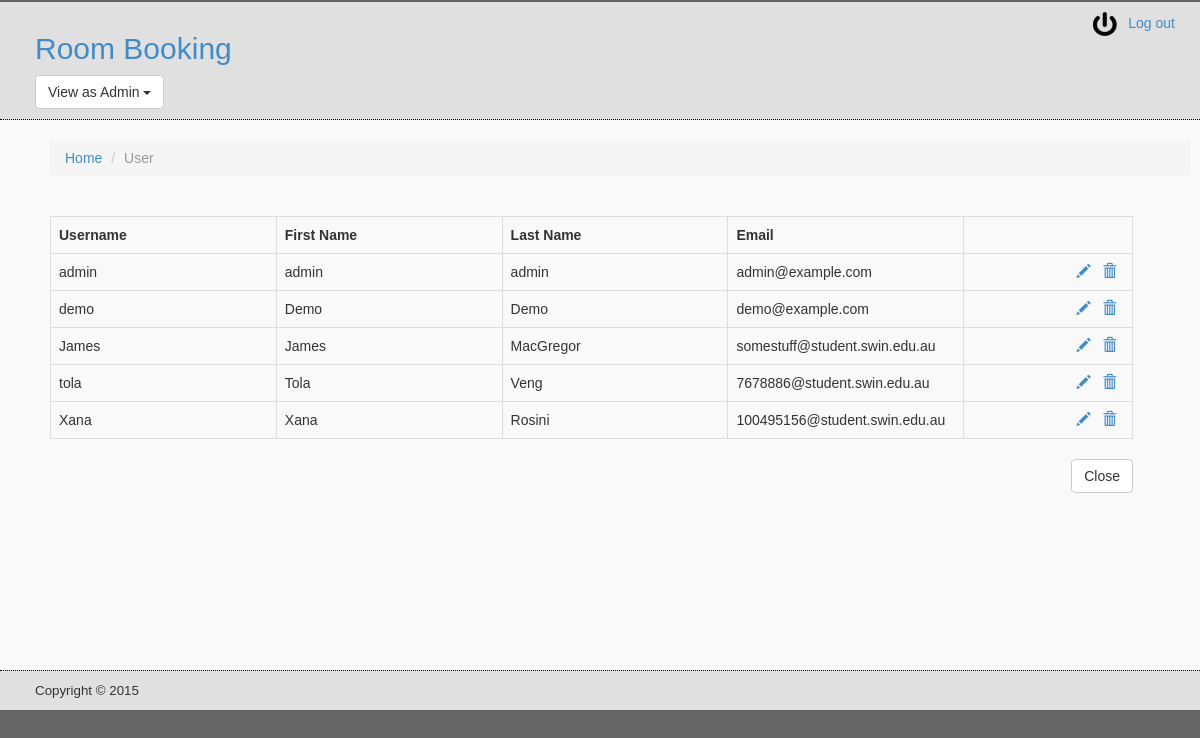
The page /PHP/admin-user.php (signed in) on the database its author committed.
### tables this page shows
CREATE TABLE `tb_user` (
  `user_id` tinyint(3) unsigned NOT NULL AUTO_INCREMENT,
  `username` varchar(32) DEFAULT NULL,
  `firstname` varchar(16) DEFAULT NULL,
  `lastname` varchar(16) DEFAULT NULL,
  `email` varchar(64) DEFAULT NULL,
  `password` varchar(32) DEFAULT NULL,
  `type` tinyint(1) DEFAULT NULL COMMENT '1 is admin',
  PRIMARY KEY (`user_id`)
);

### PHP/dbhandler.php (called while the page is built, shortened)
<?php
class dbhandler{
	private $connection, $host, $dbName, $user, $pass;
	public function __construct($dbName){
		$this->host = "localhost";
		$this->dbName = "roombooking";
		$this->user = "root";
		$this->pass = "";
	}
	private function connect(){
		try{
			$this->connection = new PDO("mysql:host=".$this->host.";dbname=".$this->dbName,$this->user,$this->pass);
			$this->connection->setAttribute(PDO::ATTR_ERRMODE, PDO::ERRMODE_SILENT);
			return true;
		}catch(PDOException $e){
			$this->error = $e->getMessage();
			$this->connection = null;
			return false;
		}
	}
	public function selectQuery($sql){
		$data = array();
		$this->sql = $sql;
		$query = $this->connection->query($this->sql);
		if($query==false){
			$errInfo = $this->connection->errorInfo();
			$this->error = $errInfo[2];
		}else{
			while($record = $query->fetch(PDO::FETCH_ASSOC)){
				array_push($data,$record);
			}
		}
		return $data;
	}
}
?>

### PHP/admin-user.php (the view, shortened to what this page needs)
<?php
require_once('dbhandler.php');
$db = new dbhandler('roombooking');
?>
<?php
include('header.php');
?>
<div class="container">
	<ol class="breadcrumb">
		<li><a href="admin.php">Home</a></li>
		<li class="active">User</li>
	</ol>
	<br>
	<table class="table table-striped table-bordered table-hover"  style="width:95%">
		<tr>
			<th style="width:20%;">Username</th>
			<th style="width:20%;">First Name</th>
			<th style="width:20%;">Last Name</th>
			<th style="width:20%;">Email</th>
			<th style="width:15%;">&nbsp;</th>
		</tr>
		<?php
			$data = $db->selectQuery("Select * from tb_user order by username");
			foreach($data as $d){
				echo "<tr>";
				echo "<td>".$d['username']."</td>";
				echo "<td>".$d['firstname']."</td>";
				echo "<td>".$d['lastname']."</td>";
				echo "<td>".$d['email']."</td>";
				echo '<td style="text-align:right;">';
				echo '<a href="#" onclick="doEdit(\''.$d['user_id'].'\',\''.$d['username'].'\',\''.$d['firstname'].'\',\''.$d['lastname'].'\',\''.$d['email'].'\'); return false;" title="Edit"><span class="glyphicon glyphicon-pencil"></span></a> &nbsp; ';
				echo '<a href="#" onclick="doDelete(\''.$d['user_id'].'\'); return false;" title="Delete"><span class="glyphicon glyphicon-trash"></span></a> &nbsp; ';
				echo '</td>';
				echo "</tr>";
			}
		?>
	</table>
	<div style="width:95%;">
		<a href="admin.php" class="btn btn-default" style="float:right;">Close</a>
	</div>
</div>
<?php
include('footer.php');
?>

### PHP/css/customStyles.css (style rules this page uses)
body { font-family: arial, sans-serif; background-color: #666666 }

### rows shown on the page
tb_user: username "admin", firstname "admin", lastname "admin", email "admin@example.com"
tb_user: username "demo", firstname "Demo", lastname "Demo", email "demo@example.com"
tb_user: username "James", firstname "James", lastname "MacGregor", email "somestuff@student.swin.edu.au"
tb_user: username "tola", firstname "Tola", lastname "Veng", email "7678886@student.swin.edu.au"
tb_user: username "Xana", firstname "Xana", lastname "Rosini", email "100495156@student.swin.edu.au"
